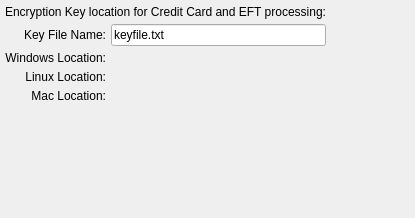
<?xml version="1.0" encoding="UTF-8"?>
<ui version="4.0">
 <comment>This file is part of the xTuple ERP: PostBooks Edition, a free and
open source Enterprise Resource Planning software suite,
Copyright (c) 1999-2010 by OpenMFG LLC, d/b/a xTuple.
It is licensed to you under the Common Public Attribution License
version 1.0, the full text of which (including xTuple-specific Exhibits)
is available at www.xtuple.com/CPAL.  By using this software, you agree
to be bound by its terms.</comment>
 <class>configureEncryption</class>
 <widget class="QWidget" name="configureEncryption">
  <property name="geometry">
   <rect>
    <x>0</x>
    <y>0</y>
    <width>415</width>
    <height>218</height>
   </rect>
  </property>
  <property name="windowTitle">
   <string>Encryption Configuration</string>
  </property>
  <layout class="QGridLayout" name="gridLayout_2">
   <item row="0" column="0">
    <layout class="QHBoxLayout" name="horizontalLayout">
     <item>
      <layout class="QVBoxLayout" name="verticalLayout">
       <item>
        <layout class="QGridLayout" name="gridLayout">
         <item row="0" column="0" colspan="2">
          <widget class="QLabel" name="_ccEncryptionLabel">
           <property name="text">
            <string>Encryption Key location for Credit Card and EFT processing:</string>
           </property>
          </widget>
         </item>
         <item row="1" column="0">
          <widget class="QLabel" name="_ccEncKeyNameLit">
           <property name="text">
            <string>Key File Name:</string>
           </property>
           <property name="alignment">
            <set>Qt::AlignRight|Qt::AlignTrailing|Qt::AlignVCenter</set>
           </property>
           <property name="buddy">
            <cstring>_ccEncKeyName</cstring>
           </property>
          </widget>
         </item>
         <item row="1" column="1">
          <widget class="QLineEdit" name="_ccEncKeyName">
           <property name="text">
            <string>keyfile.txt</string>
           </property>
          </widget>
         </item>
         <item row="2" column="0">
          <widget class="QLabel" name="_ccWinEncKeyLit">
           <property name="whatsThis">
            <string>&lt;html&gt;&lt;head&gt;&lt;meta name=&quot;qrichtext&quot; content=&quot;1&quot; /&gt;&lt;style type=&quot;text/css&quot;&gt;
p, li { white-space: pre-wrap; }
&lt;/style&gt;&lt;/head&gt;&lt;body style=&quot; font-family:'Lucida Grande'; font-size:13pt; font-weight:400; font-style:normal;&quot;&gt;
&lt;p style=&quot; margin-top:0px; margin-bottom:0px; margin-left:0px; margin-right:0px; -qt-block-indent:0; text-indent:0px;&quot;&gt;whatsthis for a label with a buddy that's an empty text field&lt;/p&gt;&lt;/body&gt;&lt;/html&gt;</string>
           </property>
           <property name="text">
            <string>Windows Location:</string>
           </property>
           <property name="alignment">
            <set>Qt::AlignRight|Qt::AlignTrailing|Qt::AlignVCenter</set>
           </property>
          </widget>
         </item>
         <item row="2" column="1">
          <widget class="FileCluster" name="_ccWinEncKey">
           <property name="fileMode">
            <enum>QFileDialog::DirectoryOnly</enum>
           </property>
          </widget>
         </item>
         <item row="3" column="0">
          <widget class="QLabel" name="_ccLinEncKeyLit">
           <property name="text">
            <string>Linux Location:</string>
           </property>
           <property name="alignment">
            <set>Qt::AlignRight|Qt::AlignTrailing|Qt::AlignVCenter</set>
           </property>
          </widget>
         </item>
         <item row="3" column="1">
          <widget class="FileCluster" name="_ccLinEncKey">
           <property name="fileMode">
            <enum>QFileDialog::Directory</enum>
           </property>
          </widget>
         </item>
         <item row="4" column="0">
          <widget class="QLabel" name="_ccMacEncKeyLit">
           <property name="text">
            <string>Mac Location:</string>
           </property>
           <property name="alignment">
            <set>Qt::AlignRight|Qt::AlignTrailing|Qt::AlignVCenter</set>
           </property>
          </widget>
         </item>
         <item row="4" column="1">
          <widget class="FileCluster" name="_ccMacEncKey">
           <property name="fileMode">
            <enum>QFileDialog::Directory</enum>
           </property>
          </widget>
         </item>
        </layout>
       </item>
       <item>
        <spacer>
         <property name="orientation">
          <enum>Qt::Vertical</enum>
         </property>
         <property name="sizeHint" stdset="0">
          <size>
           <width>40</width>
           <height>0</height>
          </size>
         </property>
        </spacer>
       </item>
      </layout>
     </item>
     <item>
      <spacer name="horizontalSpacer">
       <property name="orientation">
        <enum>Qt::Horizontal</enum>
       </property>
       <property name="sizeHint" stdset="0">
        <size>
         <width>0</width>
         <height>20</height>
        </size>
       </property>
      </spacer>
     </item>
    </layout>
   </item>
  </layout>
 </widget>
 <layoutdefault spacing="5" margin="5"/>
 <pixmapfunction>qPixmapFromMimeSource</pixmapfunction>
 <customwidgets>
  <customwidget>
   <class>FileCluster</class>
   <extends>QWidget</extends>
   <header>filecluster.h</header>
  </customwidget>
 </customwidgets>
 <tabstops>
  <tabstop>_ccEncKeyName</tabstop>
 </tabstops>
 <resources/>
 <connections/>
</ui>
